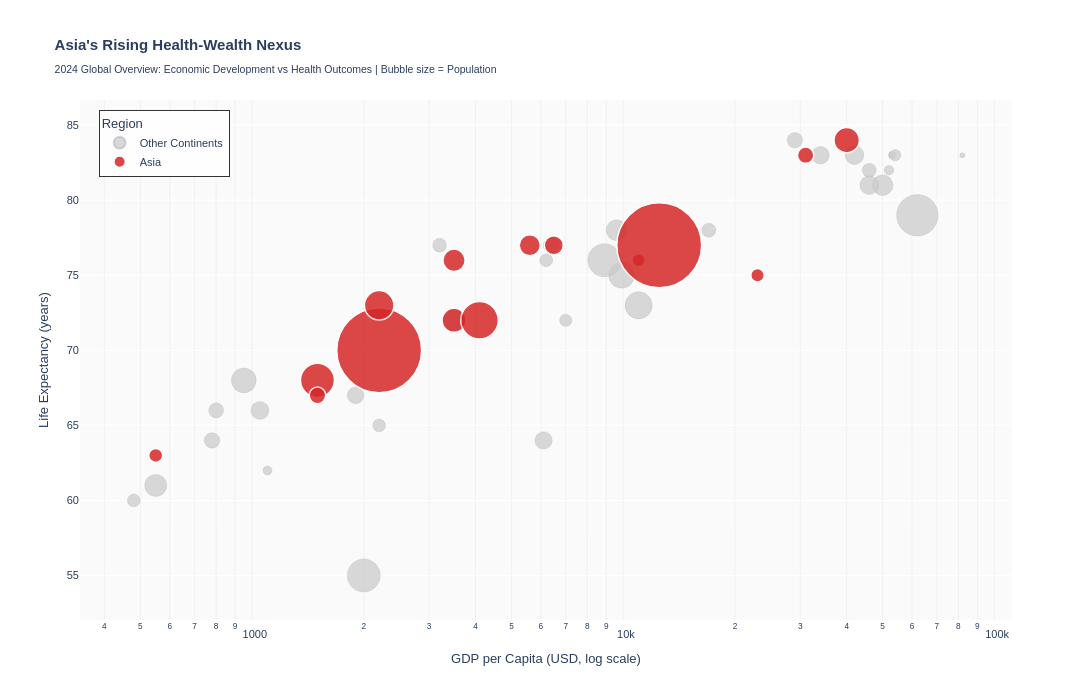

Source (notebook cell):
### Markdown cell above
## Task 2 — Bubble Chart: Global Story with Highlight

**Objective:** Create a comprehensive bubble chart of all countries using the grey-and-highlight technique to tell a compelling story about one continent's development trajectory.

**Design Strategy:**
- All countries: 2007 dataset
- x-axis: GDP per capita (log scale) — shows economic progression
- y-axis: Life expectancy — shows health outcomes
- Bubble size: Population — shows scale/importance
- Colour: Grey baseline + one highlighted continent (Asia chosen for diversity and scale)
- Strategic annotation explaining the story
- Professional colour palette (not rainbow)

### Code cell
# Task 2: Bubble Chart — Global Overview with Asia Highlighted

# Prepare data
df_global = df.copy()

# Create colour grouping: highlight Asia, grey out others
df_global['_highlight'] = df_global['Continent'].apply(
    lambda x: 'Asia' if x == 'Asia' else 'Other Continents'
)

# Sort so 'Other Continents' plots first (appears under Asia bubbles)
df_global = df_global.sort_values('_highlight', ascending=False)

fig2 = px.scatter(
    df_global,
    x='GDP_per_capita',
    y='Life_expectancy',
    size='Population',
    hover_name='Country',
    hover_data={
        'GDP_per_capita': '$,.0f',
        'Life_expectancy': ':.1f',
        'Population': ':,',
        'Continent': True,
        '_highlight': False
    },
    color='_highlight',
    color_discrete_map={
        'Asia': '#d62728',              # Vibrant red for Asia
        'Other Continents': '#cccccc'  # Neutral grey for context
    },
    size_max=60,
    labels={
        'GDP_per_capita': 'GDP per Capita (USD, log scale)',
        'Life_expectancy': 'Life Expectancy (years)',
        '_highlight': 'Region'
    },
    title='<b>Asia\'s Rising Health-Wealth Nexus</b><br><sub>2024 Global Overview: Economic Development vs Health Outcomes | Bubble size = Population</sub>'
)

# Apply log scale
fig2.update_xaxes(type='log', gridwidth=1, gridcolor='rgba(200,200,200,0.2)')

# Professional styling
fig2.update_layout(
    width=1100,
    height=700,
    font=dict(family='Arial, sans-serif', size=11),
    hovermode='closest',
    plot_bgcolor='rgba(250,250,250,1)',
    paper_bgcolor='white',
    showlegend=True,
    legend=dict(
        x=0.02,
        y=0.98,
        bgcolor='rgba(255,255,255,0.9)',
        bordercolor='#333',
        borderwidth=1
    )
)

# Styling for traces
fig2.update_traces(
    marker=dict(
        opacity=0.75,
        line=dict(width=0.5, color='rgba(100,100,100,0.3)')
    ),
    selector=dict(name='Other Continents')
)

fig2.update_traces(
    marker=dict(
        opacity=0.85,
        line=dict(width=1.5, color='white')
    ),
    selector=dict(name='Asia')
)

# Add strategic annotations
fig2.add_annotation(
    x=1000, y=62,
    text='<b>Low Income Trap:</b><br>Limited resources constrain health<br>investments despite population size',
    showarrow=True,
    arrowhead=2,
    arrowsize=1,
    arrowwidth=2,
    arrowcolor='#666',
    ax=-80,
    ay=-40,
    bgcolor='rgba(255,255,255,0.9)',
    bordercolor='#666',
    borderwidth=1.5,
    font=dict(size=10, family='Arial, sans-serif')
)

fig2.add_annotation(
    x=40000, y=82,
    text='<b>Developed Convergence:</b><br>Wealthy nations cluster<br>around 80+ years life expectancy',
    showarrow=True,
    arrowhead=2,
    arrowsize=1,
    arrowwidth=2,
    arrowcolor='#666',
    ax=60,
    ay=40,
    bgcolor='rgba(255,255,255,0.9)',
    bordercolor='#666',
    borderwidth=1.5,
    font=dict(size=10, family='Arial, sans-serif')
)

fig2.add_annotation(
    x=5000, y=77,
    text='<b>Asian Ascent:</b> Diverse economies<br>achieving health-wealth balance across<br>all development levels',
    showarrow=True,
    arrowhead=2,
    arrowsize=1,
    arrowwidth=2.5,
    arrowcolor='#d62728',
    ax=50,
    ay=-50,
    bgcolor='rgba(214, 39, 40, 0.1)',
    bordercolor='#d62728',
    borderwidth=2,
    font=dict(size=11, color='#d62728', family='Arial, sans-serif')
)

fig2.show()

print(f"✓ Task 2 Complete: {len(df_global)} countries plotted globally")
print(f"  - Asia highlighted: {len(df_global[df_global['Continent'] == 'Asia'])} countries")
print(f"  - Other regions (greyed): {len(df_global[df_global['Continent'] != 'Asia'])} countries")

### Figure 1 — Plotly figure (JSON) as saved in the notebook; plotly's stock layout.template omitted (floating-point values rounded to 4 significant figures)
{"data": [{"customdata": [[16000000, "Africa", "Other Continents"], [47000000, "Europe", "Other Continents"], [44000000, "Africa", "Other Continents"], [144000000, "Europe", "Other Continents"], [38000000, "Europe", "Other Continents"], [10000000, "Europe", "Other Continents"], [33000000, "Americas", "Other Continents"], [63000000, "Africa", "Other Continents"], [5000000, "Europe", "Other Continents"], [213000000, "Africa", "Other Continents"], [18000000, "Europe", "Other Continents"], [26000000, "Oceania", "Other Continents"], [32000000, "Africa", "Other Continents"], [37000000, "Africa", "Other Continents"], [130000000, "Americas", "Other Continents"], [54000000, "Africa", "Other Continents"], [85000000, "Europe", "Other Continents"], [60000000, "Europe", "Other Continents"], [47000000, "Africa", "Other Continents"], [215000000, "Americas", "Other Continents"], [38000000, "Americas", "Other Continents"], [29000000, "Americas", "Other Continents"], [51000000, "Americas", "Other Continents"], [95000000, "Africa", "Other Continents"], [103000000, "Africa", "Other Continents"], [120000000, "Africa", "Other Continents"], [68000000, "Europe", "Other Continents"], [84000000, "Europe", "Other Continents"], [32000000, "Africa", "Other Continents"], [335000000, "Americas", "Other Continents"], [68000000, "Europe", "Other Continents"], [59000000, "Africa", "Other Continents"]], "hovertemplate": "<b>%{hovertext}</b><br><br>GDP per Capita (USD, log scale)=%{x$,.0f}<br>Life Expectancy (years)=%{y:.1f}<br>Population=%{customdata[0]:,}<br>Continent=%{customdata[1]}<extra></extra>", "hovertext": ["Zimbabwe", "Spain", "Sudan", "Russia", "Poland", "Sweden", "Peru", "Tanzania", "Norway", "Nigeria", "Netherlands", "Australia", "Mozambique", "Morocco", "Mexico", "Kenya", "Turkey", "Italy", "Uganda", "Brazil", "Canada", "Venezuela", "Colombia", "DR Congo", "Egypt", "Ethiopia", "France", "Germany", "Ghana", "USA", "UK", "South Africa"], "legendgroup": "Other Continents", "marker": {"color": "#cccccc", "line": {"color": "rgba(100,100,100,0.3)", "width": 0.5}, "opacity": 0.75, "size": [16000000, 47000000, 44000000, 144000000, 38000000, 10000000, 33000000, 63000000, 5000000, 213000000, 18000000, 26000000, 32000000, 37000000, 130000000, 54000000, 85000000, 60000000, 47000000, 215000000, 38000000, 29000000, 51000000, 95000000, 103000000, 120000000, 68000000, 84000000, 32000000, 335000000, 68000000, 59000000], "sizemode": "area", "sizeref": 388900.0, "symbol": "circle"}, "mode": "markers", "name": "Other Continents", "orientation": "v", "showlegend": true, "type": "scatter", "x": [1100, 29000, 800, 11000, 17000, 53000, 6200, 1050, 82000, 2000, 52000, 54000, 480, 3200, 9900, 1900, 9600, 34000, 780, 8900, 46000, 7000, 6400, 550, 3500, 950, 42000, 50000, 2200, 62000, 46000, 6100], "xaxis": "x", "y": [62, 84, 66, 73, 78, 83, 76, 66, 83, 55, 82, 83, 60, 77, 75, 67, 78, 83, 64, 76, 82, 72, 77, 61, 72, 68, 83, 81, 65, 79, 81, 64], "yaxis": "y"}, {"customdata": [[70000000, "Asia", "Asia"], [97000000, "Asia", "Asia"], [38000000, "Asia", "Asia"], [52000000, "Asia", "Asia"], [35000000, "Asia", "Asia"], [111000000, "Asia", "Asia"], [225000000, "Asia", "Asia"], [33000000, "Asia", "Asia"], [125000000, "Asia", "Asia"], [86000000, "Asia", "Asia"], [275000000, "Asia", "Asia"], [1400000000, "Asia", "Asia"], [1400000000, "Asia", "Asia"], [170000000, "Asia", "Asia"], [54000000, "Asia", "Asia"]], "hovertemplate": "<b>%{hovertext}</b><br><br>GDP per Capita (USD, log scale)=%{x$,.0f}<br>Life Expectancy (years)=%{y:.1f}<br>Population=%{customdata[0]:,}<br>Continent=%{customdata[1]}<extra></extra>", "hovertext": ["Thailand", "Vietnam", "Afghanistan", "South Korea", "Saudi Arabia", "Philippines", "Pakistan", "Malaysia", "Japan", "Iran", "Indonesia", "India", "China", "Bangladesh", "Myanmar"], "legendgroup": "Asia", "marker": {"color": "#d62728", "line": {"color": "white", "width": 1.5}, "opacity": 0.85, "size": [70000000, 97000000, 38000000, 52000000, 35000000, 111000000, 225000000, 33000000, 125000000, 86000000, 275000000, 1400000000, 1400000000, 170000000, 54000000], "sizemode": "area", "sizeref": 388900.0, "symbol": "circle"}, "mode": "markers", "name": "Asia", "orientation": "v", "showlegend": true, "type": "scatter", "x": [6500, 3500, 550, 31000, 23000, 3500, 1500, 11000, 40000, 5600, 4100, 2200, 12500, 2200, 1500], "xaxis": "x", "y": [77, 76, 63, 83, 75, 72, 68, 76, 84, 77, 72, 70, 77, 73, 67], "yaxis": "y"}], "layout": {"annotations": [{"arrowcolor": "#666", "arrowhead": 2, "arrowsize": 1, "arrowwidth": 2, "ax": -80, "ay": -40, "bgcolor": "rgba(255,255,255,0.9)", "bordercolor": "#666", "borderwidth": 1.5, "font": {"family": "Arial, sans-serif", "size": 10}, "showarrow": true, "text": "<b>Low Income Trap:</b><br>Limited resources constrain health<br>investments despite population size", "x": 1000, "y": 62}, {"arrowcolor": "#666", "arrowhead": 2, "arrowsize": 1, "arrowwidth": 2, "ax": 60, "ay": 40, "bgcolor": "rgba(255,255,255,0.9)", "bordercolor": "#666", "borderwidth": 1.5, "font": {"family": "Arial, sans-serif", "size": 10}, "showarrow": true, "text": "<b>Developed Convergence:</b><br>Wealthy nations cluster<br>around 80+ years life expectancy", "x": 40000, "y": 82}, {"arrowcolor": "#d62728", "arrowhead": 2, "arrowsize": 1, "arrowwidth": 2.5, "ax": 50, "ay": -50, "bgcolor": "rgba(214, 39, 40, 0.1)", "bordercolor": "#d62728", "borderwidth": 2, "font": {"color": "#d62728", "family": "Arial, sans-serif", "size": 11}, "showarrow": true, "text": "<b>Asian Ascent:</b> Diverse economies<br>achieving health-wealth balance across<br>all development levels", "x": 5000, "y": 77}], "font": {"family": "Arial, sans-serif", "size": 11}, "height": 700, "hovermode": "closest", "legend": {"bgcolor": "rgba(255,255,255,0.9)", "bordercolor": "#333", "borderwidth": 1, "itemsizing": "constant", "title": {"text": "Region"}, "tracegroupgap": 0, "x": 0.02, "y": 0.98}, "paper_bgcolor": "white", "plot_bgcolor": "rgba(250,250,250,1)", "showlegend": true, "title": {"text": "<b>Asia's Rising Health-Wealth Nexus</b><br><sub>2024 Global Overview: Economic Development vs Health Outcomes | Bubble size = Population</sub>"}, "width": 1100, "xaxis": {"anchor": "y", "domain": [0, 1], "gridcolor": "rgba(200,200,200,0.2)", "gridwidth": 1, "title": {"text": "GDP per Capita (USD, log scale)"}, "type": "log"}, "yaxis": {"anchor": "x", "domain": [0, 1], "title": {"text": "Life Expectancy (years)"}}}}
